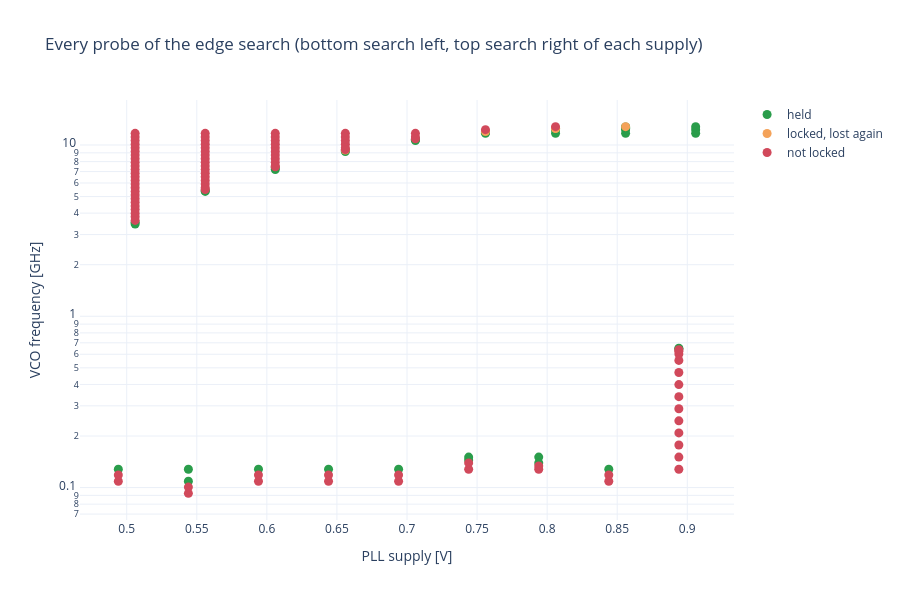

Write notebook code for a chart like this one.
### Markdown cell above
## Every probe

Check on the search: every probed frequency per supply, held or not. A failed probe inside a bar is a hole in the lock range that the bracketing assumed away.

### Code cell
def result_of(r):
    if r['held'] == 1:
        return 'held'
    if r.get('locked') == 1:
        return 'locked, lost again'
    return {'no_vco_setting': 'no VCO setting', 'error': 'error'}.get(r['status'], 'not locked')


probes['result'] = probes.apply(result_of, axis=1)
# a bottom probe has several tries (filters, |Kvco| picks): show the held one, else the last
probes = probes.sort_values('held', kind='stable').drop_duplicates(['vdd_set', 'edge', 'f_vco'], keep='last')
COLORS = {'held': '#2a9d4b', 'locked, lost again': '#f4a259', 'not locked': '#d1495b', 'no VCO setting': '#999999',
          'error': 'black'}
fig = go.Figure()
for result, color in COLORS.items():
    d = probes[probes['result'] == result]
    if d.empty:
        continue
    fig.add_trace(go.Scatter(
        x=d['vdd_set'] + np.where(d['edge'] == 'upper', 0.006, -0.006), y=d['f_vco'] / 1e9, mode='markers',
        name=result, marker=dict(color=color, size=9, symbol='circle'),
        customdata=np.stack([d['edge'], d['vco_pick'].fillna(''), d['pll_p'] * 1e3], axis=-1),
        hovertemplate='VCO %{y:.4f} GHz<br>%{customdata[0]} edge, pick %{customdata[1]}'
                      '<br>P %{customdata[2]:.3f} mW<extra></extra>'))
fig.update_layout(title='Every probe of the edge search (bottom search left, top search right of each supply)',
                  height=600, template='plotly_white')
fig.update_xaxes(title='PLL supply [V]', tickvals=summary['vdd_set'])
fig.update_yaxes(title='VCO frequency [GHz]', type='log')
save(fig, 'probes')

### Figure 1 — Plotly figure (JSON) as saved in the notebook; plotly's stock layout.template omitted (floating-point values rounded to 4 significant figures; data arrays with more than 128 entries replaced by an {"elided": "..."} marker saying what was removed)
{"data": [{"customdata": [["upper", "lut", 0.4267], ["upper", "lut", 0.4353], ["upper", "lut", 0.7194], ["upper", "lut", 0.728], ["upper", "lut", 1.077], ["upper", "lut", 1.105], ["upper", "fastest", 1.562], ["upper", "fastest", 1.584], ["upper", "fastest", 2.043], ["upper", "fastest", 2.072], ["upper", "fastest", 2.088], ["upper", "fastest", 2.534], ["upper", "fastest", 2.571], ["upper", "fastest", 2.59], ["upper", "fastest", 2.788], ["upper", "fastest", 2.957], ["upper", "fastest", 2.995], ["upper", "fastest", 3.062], ["upper", "fastest", 3.245], ["upper", "fastest", 3.328], ["upper", "fastest", 3.369], ["upper", "fastest", 3.39], ["upper", "fastest", 3.357], ["upper", "fastest", 3.555], ["upper", "fastest", 3.736], ["lower", "lut", 0.1185], ["lower", "lut", 0.1352], ["lower", "lut", 0.1295], ["lower", "lut", 0.1497], ["lower", "lut", 0.1647], ["lower", "lut", 0.179], ["lower", "lut", 0.1975], ["lower", "lut", 0.1968], ["lower", "lut", 0.2146], ["lower", "lut", 0.213], ["lower", "lut", 0.2279], ["lower", "lut", 0.5149], ["lower", "lut", 0.5105]], "hovertemplate": "VCO %{y:.4f} GHz<br>%{customdata[0]} edge, pick %{customdata[1]}<br>P %{customdata[2]:.3f} mW<extra></extra>", "marker": {"color": "#2a9d4b", "size": 9, "symbol": "circle"}, "mode": "markers", "name": "held", "type": "scatter", "x": [0.506, 0.506, 0.556, 0.556, 0.606, 0.606, 0.656, 0.656, 0.706, 0.706, 0.706, 0.756, 0.756, 0.756, 0.806, 0.806, 0.806, 0.856, 0.856, 0.856, 0.856, 0.856, 0.906, 0.906, 0.906, 0.494, 0.544, 0.544, 0.594, 0.644, 0.694, 0.744, 0.744, 0.794, 0.794, 0.844, 0.894, 0.894], "y": [3.455, 3.541, 5.36, 5.427, 7.183, 7.362, 9.167, 9.282, 10.61, 10.74, 10.81, 11.7, 11.85, 11.92, 11.7, 12.29, 12.41, 11.7, 12.29, 12.54, 12.67, 12.74, 11.7, 12.29, 12.8, 0.128, 0.128, 0.1088, 0.128, 0.128, 0.128, 0.1506, 0.1449, 0.1506, 0.1393, 0.128, 0.6502, 0.6441]}, {"customdata": [["upper", "fastest", 1.596], ["upper", "fastest", 2.611], ["upper", "fastest", 3.025], ["upper", "fastest", 3.014], ["upper", "fastest", 3.396]], "hovertemplate": "VCO %{y:.4f} GHz<br>%{customdata[0]} edge, pick %{customdata[1]}<br>P %{customdata[2]:.3f} mW<extra></extra>", "marker": {"color": "#f4a259", "size": 9, "symbol": "circle"}, "mode": "markers", "name": "locked, lost again", "type": "scatter", "x": [0.656, 0.756, 0.806, 0.806, 0.856], "y": [9.339, 11.99, 12.54, 12.48, 12.8]}, {"customdata": {"elided": "93x3 mixed values"}, "hovertemplate": "VCO %{y:.4f} GHz<br>%{customdata[0]} edge, pick %{customdata[1]}<br>P %{customdata[2]:.3f} mW<extra></extra>", "marker": {"color": "#d1495b", "size": 9, "symbol": "circle"}, "mode": "markers", "name": "not locked", "type": "scatter", "x": [0.506, 0.506, 0.506, 0.506, 0.506, 0.506, 0.506, 0.506, 0.506, 0.506, 0.506, 0.506, 0.506, 0.506, 0.506, 0.506, 0.506, 0.506, 0.506, 0.506, 0.506, 0.506, 0.506, 0.506, 0.506, 0.556, 0.556, 0.556, 0.556, 0.556, 0.556, 0.556, 0.556, 0.556, 0.556, 0.556, 0.556, 0.556, 0.556, 0.556, 0.556, 0.556, 0.606, 0.606, 0.606, 0.606, 0.606, 0.606, 0.606, 0.606, 0.606, 0.606, 0.606, 0.656, 0.656, 0.656, 0.656, 0.656, 0.656, 0.706, 0.706, 0.706, 0.756, 0.806, 0.494, 0.494, 0.544, 0.544, 0.594, 0.594, 0.644, 0.644, 0.694, 0.694, 0.744, 0.744, 0.794, 0.794, 0.844, 0.844, 0.894, 0.894, 0.894, 0.894, 0.894, 0.894, 0.894, 0.894, 0.894, 0.894, 0.894, 0.894, 0.894], "y": [11.7, 11.14, 10.61, 10.11, 9.626, 9.167, 8.731, 8.315, 7.919, 7.542, 7.183, 6.841, 6.515, 6.205, 5.909, 5.628, 5.36, 5.105, 4.862, 4.63, 4.41, 4.2, 4.0, 3.809, 3.628, 11.7, 11.14, 10.61, 10.11, 9.626, 9.167, 8.731, 8.315, 7.919, 7.542, 7.183, 6.841, 6.515, 6.205, 5.909, 5.628, 5.494, 11.7, 11.14, 10.61, 10.11, 9.626, 9.167, 8.731, 8.315, 7.919, 7.542, 7.452, 11.7, 11.14, 10.61, 10.11, 9.626, 9.396, 11.7, 11.14, 10.88, 12.29, 12.8, 0.1088, 0.1184, 0.09248, 0.1006, 0.1088, 0.1184, 0.1088, 0.1184, 0.1088, 0.1184, 0.128, 0.1393, 0.128, 0.1336, 0.1088, 0.1184, 0.128, 0.1506, 0.1772, 0.2084, 0.2452, 0.2885, 0.3394, 0.3993, 0.4697, 0.5526, 0.6014, 0.6258, 0.638]}], "layout": {"height": 600, "title": {"text": "Every probe of the edge search (bottom search left, top search right of each supply)"}, "xaxis": {"tickvals": [0.5, 0.55, 0.6, 0.65, 0.7, 0.75, 0.8, 0.85, 0.9], "title": {"text": "PLL supply [V]"}}, "yaxis": {"title": {"text": "VCO frequency [GHz]"}, "type": "log"}}}
